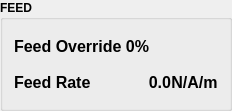
         <widget class="QGroupBox" name="groupBox_2">
          <property name="font">
           <font>
            <weight>75</weight>
            <bold>true</bold>
           </font>
          </property>
          <property name="title">
           <string>FEED</string>
          </property>
          <layout class="QVBoxLayout" name="verticalLayout_19">
           <item>
            <widget class="StatusLabel" name="feedover_slabel">
             <property name="sizePolicy">
              <sizepolicy hsizetype="Maximum" vsizetype="Fixed">
               <horstretch>0</horstretch>
               <verstretch>0</verstretch>
              </sizepolicy>
             </property>
             <property name="minimumSize">
              <size>
               <width>180</width>
               <height>30</height>
              </size>
             </property>
             <property name="maximumSize">
              <size>
               <width>185</width>
               <height>30</height>
              </size>
             </property>
             <property name="font">
              <font>
               <pointsize>12</pointsize>
               <weight>75</weight>
               <bold>true</bold>
              </font>
             </property>
             <property name="text">
              <string>Feed Override 0%</string>
             </property>
             <property name="textFormat">
              <enum>Qt::AutoText</enum>
             </property>
             <property name="alignment">
              <set>Qt::AlignLeading|Qt::AlignLeft|Qt::AlignVCenter</set>
             </property>
             <property name="rules" stdset="0">
              <string>[{&quot;channels&quot;: [{&quot;url&quot;: &quot;status:feedrate&quot;, &quot;trigger&quot;: true}], &quot;property&quot;: &quot;Text&quot;, &quot;expression&quot;: &quot;f\&quot;Feed Override {ch[0]:.0%}\&quot;&quot;, &quot;name&quot;: &quot;Feed Rate&quot;}]</string>
             </property>
             <property name="format" stdset="0">
              <string>&lt;b&gt;FEED:&lt;/b&gt; {:.0%}</string>
             </property>
            </widget>
           </item>
           <item>
            <layout class="QHBoxLayout" name="horizontalLayout_14">
             <property name="spacing">
              <number>0</number>
             </property>
             <item>
              <widget class="QLabel" name="rpm_label_3">
               <property name="sizePolicy">
                <sizepolicy hsizetype="Minimum" vsizetype="Fixed">
                 <horstretch>0</horstretch>
                 <verstretch>0</verstretch>
                </sizepolicy>
               </property>
               <property name="minimumSize">
                <size>
                 <width>0</width>
                 <height>30</height>
                </size>
               </property>
               <property name="maximumSize">
                <size>
                 <width>16777215</width>
                 <height>30</height>
                </size>
               </property>
               <property name="font">
                <font>
                 <pointsize>12</pointsize>
                 <weight>75</weight>
                 <bold>true</bold>
                </font>
               </property>
               <property name="styleSheet">
                <string notr="true"/>
               </property>
               <property name="text">
                <string>Feed Rate</string>
               </property>
               <property name="alignment">
                <set>Qt::AlignLeading|Qt::AlignLeft|Qt::AlignVCenter</set>
               </property>
               <property name="wordWrap">
                <bool>false</bool>
               </property>
               <property name="indent">
                <number>0</number>
               </property>
              </widget>
             </item>
             <item>
              <widget class="StatusLabel" name="cur_feed">
               <property name="sizePolicy">
                <sizepolicy hsizetype="Fixed" vsizetype="Fixed">
                 <horstretch>0</horstretch>
                 <verstretch>0</verstretch>
                </sizepolicy>
               </property>
               <property name="minimumSize">
                <size>
                 <width>80</width>
                 <height>30</height>
                </size>
               </property>
               <property name="maximumSize">
                <size>
                 <width>105</width>
                 <height>30</height>
                </size>
               </property>
               <property name="font">
                <font>
                 <pointsize>12</pointsize>
                 <weight>75</weight>
                 <bold>true</bold>
                </font>
               </property>
               <property name="styleSheet">
                <string notr="true"/>
               </property>
               <property name="text">
                <string>0.0</string>
               </property>
               <property name="alignment">
                <set>Qt::AlignRight|Qt::AlignTrailing|Qt::AlignVCenter</set>
               </property>
               <property name="rules" stdset="0">
                <string>[{&quot;channels&quot;: [{&quot;url&quot;: &quot;status:current_vel&quot;, &quot;trigger&quot;: true}], &quot;property&quot;: &quot;Text&quot;, &quot;expression&quot;: &quot;f\&quot;{ch[0] * 60:.1f}\&quot;&quot;, &quot;name&quot;: &quot;cur vel&quot;}]</string>
               </property>
               <property name="format" stdset="0">
                <string>{:.1f}</string>
               </property>
              </widget>
             </item>
             <item>
              <widget class="StatusLabel" name="cur_units">
               <property name="sizePolicy">
                <sizepolicy hsizetype="Minimum" vsizetype="Fixed">
                 <horstretch>0</horstretch>
                 <verstretch>0</verstretch>
                </sizepolicy>
               </property>
               <property name="maximumSize">
                <size>
                 <width>16777215</width>
                 <height>30</height>
                </size>
               </property>
               <property name="font">
                <font>
                 <pointsize>12</pointsize>
                 <weight>75</weight>
                 <bold>true</bold>
                </font>
               </property>
               <property name="styleSheet">
                <string notr="true"/>
               </property>
               <property name="text">
                <string>N/A/m</string>
               </property>
               <property name="alignment">
                <set>Qt::AlignCenter</set>
               </property>
               <property name="indent">
                <number>0</number>
               </property>
               <property name="rules" stdset="0">
                <string>[{&quot;channels&quot;: [{&quot;url&quot;: &quot;status:program_units?text&quot;, &quot;trigger&quot;: true}], &quot;property&quot;: &quot;Text&quot;, &quot;expression&quot;: &quot;f\&quot;{ch[0]}/m\&quot;&quot;, &quot;name&quot;: &quot;Linear Units&quot;}]</string>
               </property>
               <property name="fromat" stdset="0">
                <string/>
               </property>
              </widget>
             </item>
            </layout>
           </item>
          </layout>
         </widget>
